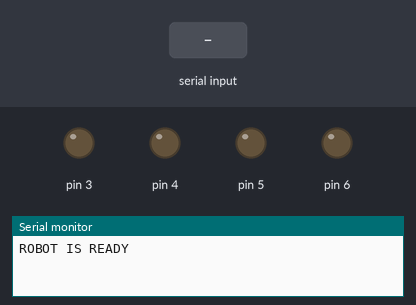
A sketch run on a simulated Arduino Uno, built with avr-gcc and run on an emulated ATmega328P. On the bench: output pins drawn as LEDs (lit = HIGH), the last lines printed to the serial monitor. The test bench sets the inputs (shaded band).

Above: at 1.2 s.
1.3 s: "w" received over Serial
At 2.5 s:
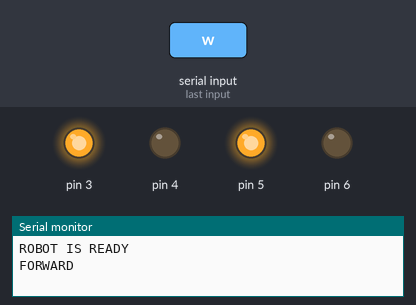
2.8 s: "x" received over Serial
At 3.6 s:
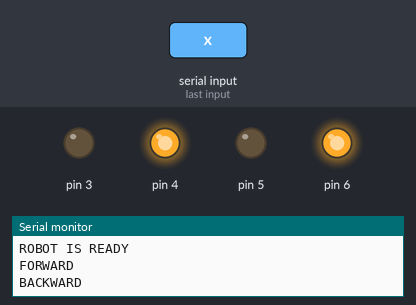
4.3 s: "a" received over Serial
At 4.8 s:
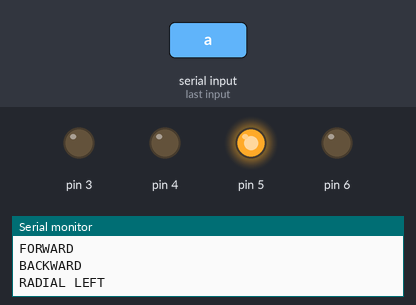
5.8 s: "d" received over Serial
At 7.0 s:
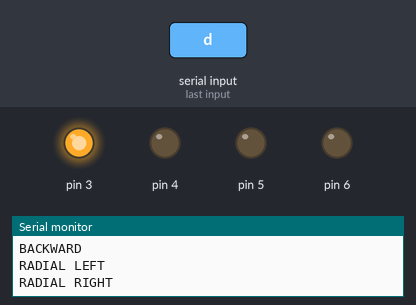
7.3 s: "W" received over Serial
At 8.3 s:
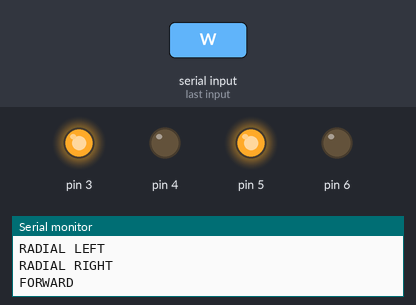
8.8 s: "X" received over Serial
At 9.4 s:
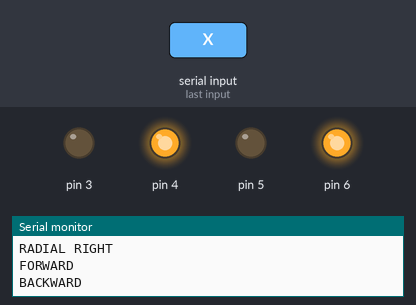
Timing chart, 0 to 11.3 s (numbered marks = the images above; inputs shaded):
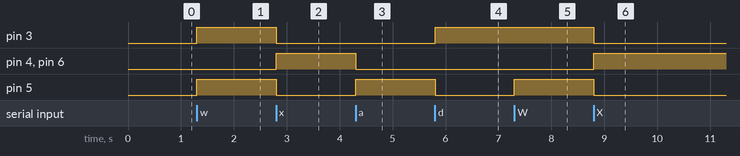

Measured:
- after the input at 1.3 s, pin 3, pin 5: LOW → HIGH at once
- after the input at 2.8 s, pin 3, pin 5: HIGH → LOW at once; pin 4, pin 6: LOW → HIGH at once
- after the input at 4.3 s, pin 4, pin 6: HIGH → LOW at once; pin 5: LOW → HIGH at once
- after the input at 5.8 s, pin 3: LOW → HIGH at once; pin 5: HIGH → LOW at once
- after the input at 7.3 s, pin 5: LOW → HIGH at once
- after the input at 8.8 s, pin 3, pin 5: HIGH → LOW at once; pin 4, pin 6: LOW → HIGH at once

The sketch:

pc_control_robot.ino
```cpp
void setup()
{
pinMode(3,OUTPUT);
pinMode(4,OUTPUT);
pinMode(5,OUTPUT);
pinMode(6,OUTPUT);
Serial.begin(9600);
Serial.println("ROBOT IS READY");
}

void loop()
{
  if(Serial.available())
  {
    char z = Serial.read();

    if(z=='w' || z=='W')
    {
     Serial.println("FORWARD");
     digitalWrite(3,HIGH);
     digitalWrite(4,LOW);
     digitalWrite(5,HIGH);
     digitalWrite(6,LOW);
    }
    if(z=='x' || z=='X')
    {
     Serial.println("BACKWARD");
     digitalWrite(3,LOW);
     digitalWrite(4,HIGH);
     digitalWrite(5,LOW);
     digitalWrite(6,HIGH);
    }
    if(z=='a' || z=='A')
    {
     Serial.println("RADIAL LEFT");
     digitalWrite(3,LOW);
     digitalWrite(4,LOW);
     digitalWrite(5,HIGH);
     digitalWrite(6,LOW);
    }
    if(z=='d' || z=='D')
    {
     Serial.println("RADIAL RIGHT");
     digitalWrite(3,HIGH);
     digitalWrite(4,LOW);
     digitalWrite(5,LOW);
     digitalWrite(6,LOW);
    }
    if(z=='s' || z=='S')
    {
     Serial.println("STOP");
     digitalWrite(3,LOW);
     digitalWrite(4,LOW);
     digitalWrite(5,LOW);
     digitalWrite(6,LOW);
    }
  }
}
```
